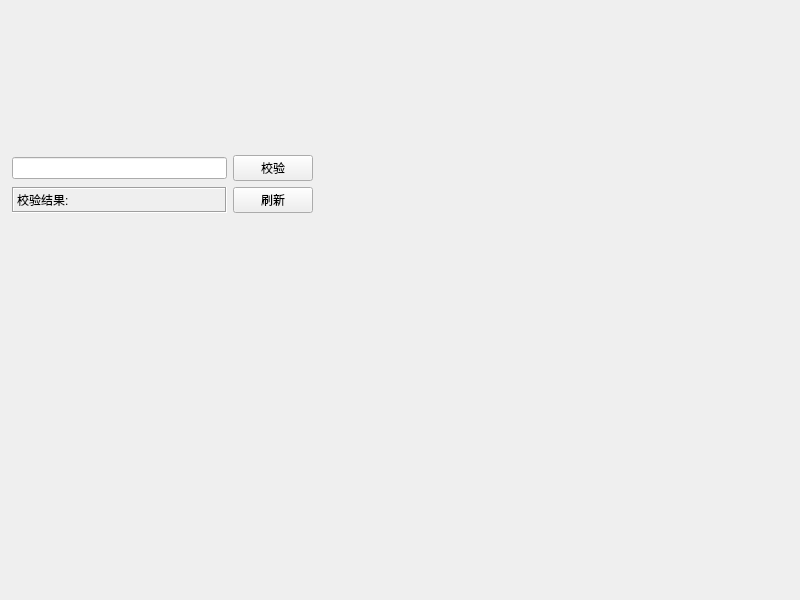
<?xml version="1.0" encoding="UTF-8"?>
<ui version="4.0">
 <class>frmVerifiedCode</class>
 <widget class="QWidget" name="frmVerifiedCode">
  <property name="geometry">
   <rect>
    <x>0</x>
    <y>0</y>
    <width>800</width>
    <height>600</height>
   </rect>
  </property>
  <property name="windowTitle">
   <string>Form</string>
  </property>
  <widget class="QWidget" name="layoutWidget">
   <property name="geometry">
    <rect>
     <x>12</x>
     <y>12</y>
     <width>301</width>
     <height>201</height>
    </rect>
   </property>
   <layout class="QGridLayout" name="gridLayout">
    <item row="0" column="0" colspan="2">
     <widget class="VerifiedCode" name="verifiedCode" native="true">
      <property name="sizePolicy">
       <sizepolicy hsizetype="Preferred" vsizetype="Expanding">
        <horstretch>0</horstretch>
        <verstretch>0</verstretch>
       </sizepolicy>
      </property>
     </widget>
    </item>
    <item row="1" column="0">
     <widget class="QLineEdit" name="lineEdit"/>
    </item>
    <item row="1" column="1">
     <widget class="QPushButton" name="btnCheck">
      <property name="text">
       <string>校验</string>
      </property>
     </widget>
    </item>
    <item row="2" column="0">
     <widget class="QLabel" name="label">
      <property name="frameShape">
       <enum>QFrame::Box</enum>
      </property>
      <property name="frameShadow">
       <enum>QFrame::Sunken</enum>
      </property>
      <property name="text">
       <string>校验结果: </string>
      </property>
     </widget>
    </item>
    <item row="2" column="1">
     <widget class="QPushButton" name="btnReflash">
      <property name="text">
       <string>刷新</string>
      </property>
     </widget>
    </item>
   </layout>
  </widget>
 </widget>
 <customwidgets>
  <customwidget>
   <class>VerifiedCode</class>
   <extends>QWidget</extends>
   <header>verifiedcode.h</header>
  </customwidget>
 </customwidgets>
 <resources/>
 <connections/>
</ui>
